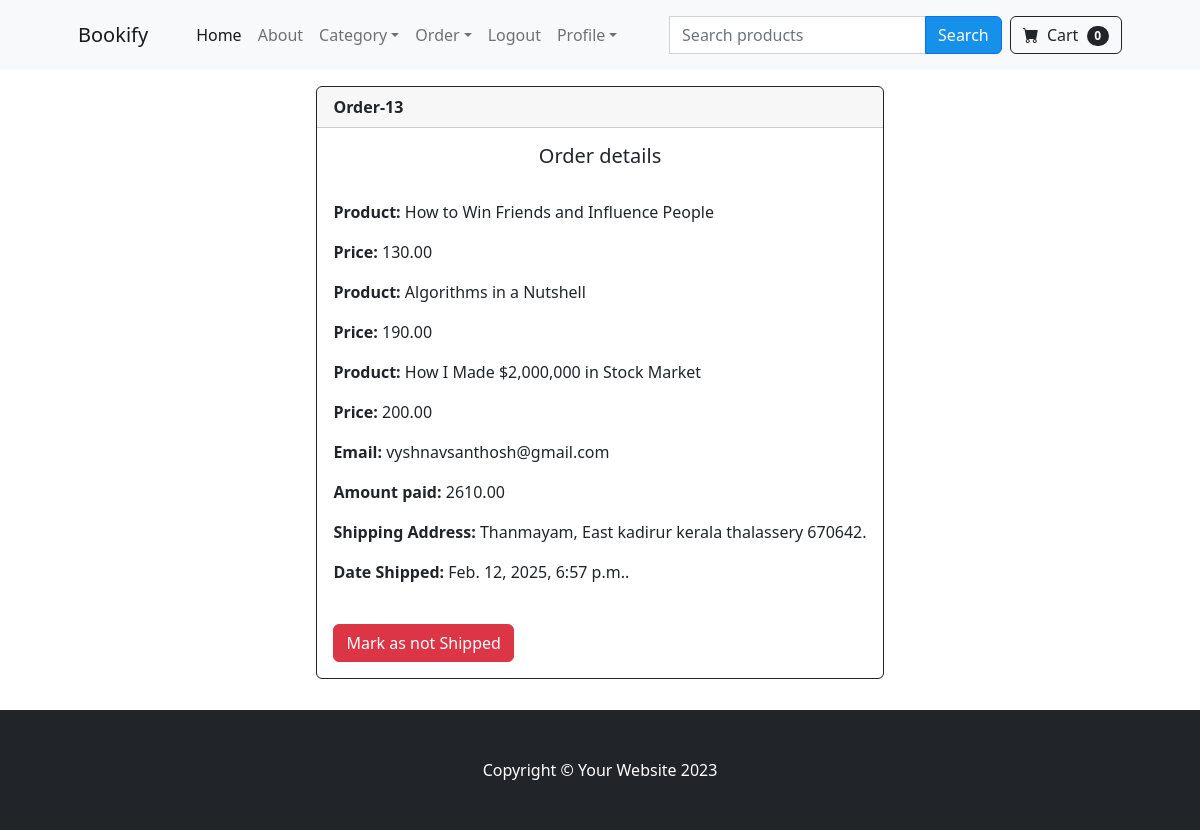
/payment/order_details/13 (signed in), run on an earlier commit of the app's database.
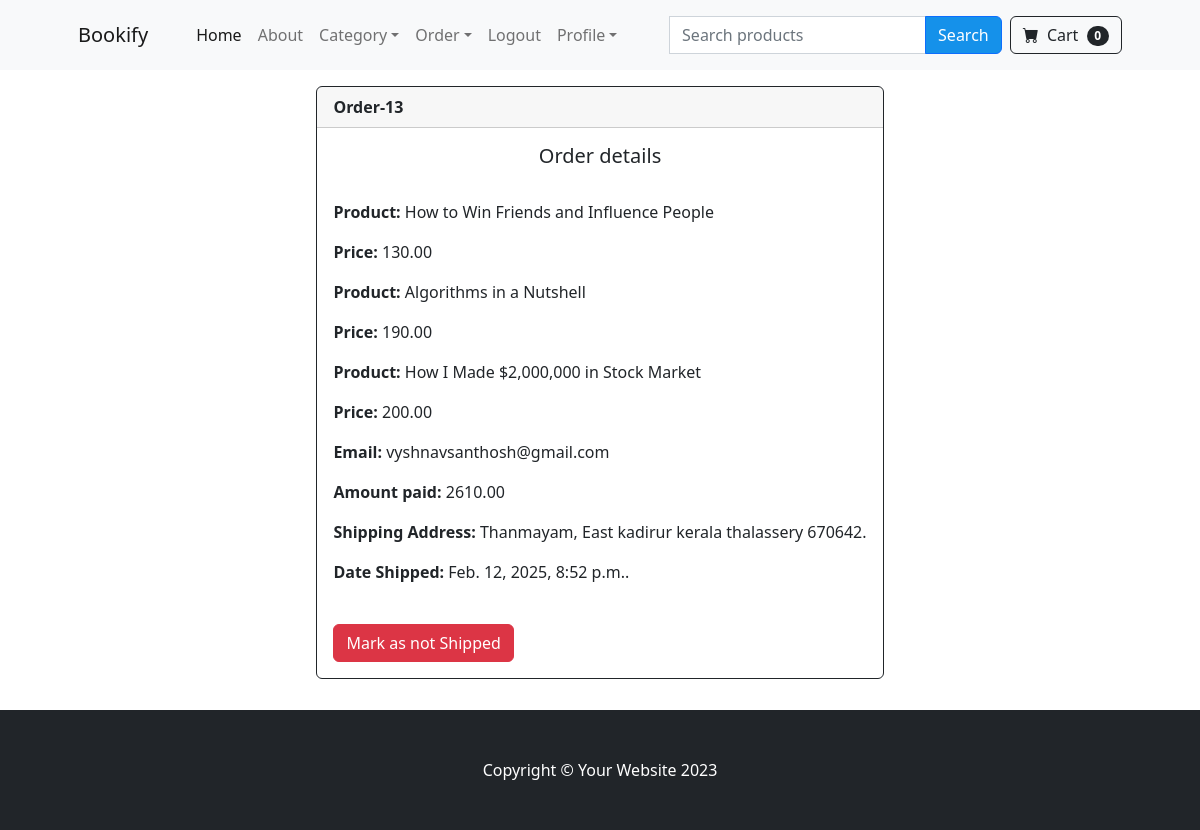
And on a later commit of the database.
### payment/models.py (models this page shows, shortened)
class Order(models.Model):
    user = models.ForeignKey(User, on_delete=models.CASCADE)
    fullname = models.CharField(max_length=100)
    email = models.CharField(max_length=100)
    shipping_address = models.TextField()
    amount_paid = models.DecimalField(decimal_places=2, max_digits=10)
    date_ordered = models.DateTimeField(auto_now_add=True)
    shipped = models.BooleanField(default=False)
    date_shipped = models.DateTimeField(null=True, blank=True)

### payment/views.py (the view, shortened to what this page needs)
# urls.py: path('order_details/<int:pk>', views.order_details , name = 'order_details'),
def order_details(request,pk):
    if request.user.is_authenticated and request.user.is_superuser:
        orders = Order.objects.get(id = pk)
        items= OrderItem.objects.filter(order = orders)
        print(items.count())
        return render(request, 'payment/order_details.html', {'orders': orders, 'items': items})
    else:
        messages.error(request, 'Access denied.')
        return redirect('home')

### cart/cart.py (called while the page is built)
    def __len__(self):
        return len(self.cart)

### cart/context_processors.py (called while the page is built)
def cart(request):
    return {'cart': Cart(request)}

### store/models.py (called while the page is built)
    def __str__(self):
        return self.name

### payment/templates/payment/order_details.html (shortened to what this page needs)
{% extends "base.html" %}
{% load static %}
{% block content %}
<div class="container" style='height: 80vh;width: 100vw;display: flex;justify-content: center;align-items: center'>
    <div class="card border-dark mb-3" style="min-width: 18rem;">
        <div class="card-header"><strong>Order-{{ orders.id }} </strong></div>
        <div class="card-body">
            <center>
          <h5 class="card-title">Order details</h5></center>
          <br>
          {% for item in items  %}
          <p class="card-text"><strong>Product:</strong> {{ item.product }} </p>
          <p class="card-text"><strong>Price:</strong> {{ item.price }} </p>
          {% endfor %}
          <p class="card-text"><strong>Email:</strong> {{ orders.email }} </p>
          <p class="card-text"><strong>Amount paid:</strong> {{ orders.amount_paid }} </p>
          <p class="card-text"><strong>Shipping Address:</strong> {{ orders.shipping_address }}.</p>
          <p class="card-text"><strong>Date Shipped:</strong> {{ orders.date_shipped }}.</p>
          <br>
          <form method="POST">
            {% if orders.shipped %}
            <button class='btn btn-danger' type="submit">Mark as not Shipped</button>
            {% else %}
            <input type="hidden" name='shipping_status' value='true'>
            <button class='btn btn-success' type="submit">Mark as Shipped</button>
            {% endif %}
          </form>
        </div>
    </div>
</div>
{% endblock %}

What changed in the data, as far as the page shows it:
changed Order "vyshnavsanthosh@gmail.com": date_shipped "Feb. 12, 2025, 6:57 p.m." → "Feb. 12, 2025, 8:52 p.m."
